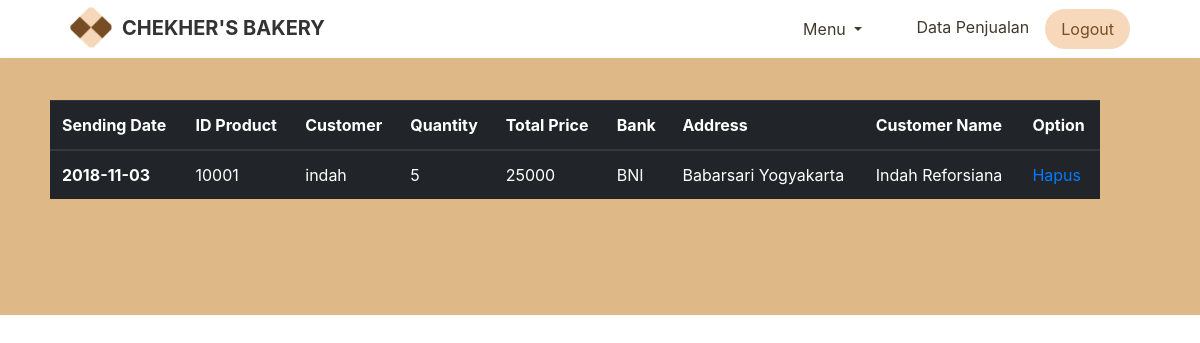
The app's page /penjualan.php (signed in) with its own data.
### tables this page shows
CREATE TABLE `penjualan` (
  `tgl_kirim` date NOT NULL,
  `id` varchar(5) NOT NULL,
  `username` varchar(20) NOT NULL,
  `jumlah` int(11) NOT NULL,
  `total` int(11) NOT NULL,
  `bank` varchar(10) NOT NULL,
  `alamat` text NOT NULL,
  `nama` varchar(30) NOT NULL,
  `telpon` varchar(12) NOT NULL
);

### penjualan.php (the view, shortened to what this page needs)
<!DOCTYPE html>
<html>
<head>
    <link rel="stylesheet" href="assets/bootstrap/css/bootstrap.min.css">
    <link rel="stylesheet" href="assets/fonts/font-awesome.min.css">
    <link rel="stylesheet" href="assets/css/-Login-form-Page-BS4-.css">
    <link rel="stylesheet" href="assets/css/Bold-BS4-Footer-Big-Logo.css">
    <link rel="stylesheet" href="assets/css/Navigation-with-Button.css">
    <link rel="stylesheet" href="assets/css/Registration-Form-with-Photo.css">
    <link rel="stylesheet" href="assets/css/styles.css">
</head>
<body>
    <div>
        <nav class="navbar navbar-light navbar-expand-md fixed-top navigation-clean-button" style="height:58px;">
            <div class="container"><a class="navbar-brand" href="#"><img src="assets/img/logo.jpg" id="logo">CHEKHER'S BAKERY</a>
                <div
                    class="collapse navbar-collapse" id="navcol-1">
                    <ul class="nav navbar-nav ml-auto">
                        <li class="dropdown"><a class="dropdown-toggle nav-link dropdown-toggle" data-toggle="dropdown" aria-expanded="false" href="#">Menu&nbsp;</a>
                        </li>
                        <li class="nav-item" role="presentation"><a class="nav-link" href="#"></a></li>
                    </ul><span class="navbar-text actions"> <a href="penjualan.php" class="login">Data Penjualan</a><a class="btn btn-light action-button" role="button" href="#">Logout</a></span></div>
    </div>
    </nav>
    </div>
    <div style="height: auto;  width: auto; background-color: #DEB887; border-top-left-radius: 60px; border-top-right-radius: 60px; padding-left:  50px;" class="form-input">
<table class="table table-hover table-dark" >
  <thead>
    <tr>
      <th scope="col">Sending Date</th>
      <th scope="col">ID Product</th>
      <th scope="col">Customer </th>
      <th scope="col">Quantity </th>
      <th scope="col">Total Price </th>
      <th scope="col">Bank </th>
      <th scope="col">Address </th>
      <th scope="col">Customer Name </th>
      <th colspan="2">Option</th>
    </tr>
  </thead>
  <tbody>
     <?php
include "konek.php";
$query = "SELECT * FROM penjualan";
$sql = mysqli_query($koneksi, $query);
while ($data = mysqli_fetch_array($sql)) {
    ?>
    <tr>
      <th scope="row"><?php echo $data['tgl_kirim'];  ?></th>
      <td><?php echo $data['id'];  ?></td>
      <td><?php echo $data['username'];  ?></td>
      <td><?php echo $data['jumlah'];  ?></td>
      <td><?php echo $data['total'];  ?></td>
      <td><?php echo $data['bank'];  ?></td>
      <td><?php echo $data['alamat'];  ?></td>
      <td><?php echo $data['nama'];  ?></td>
       <td><a href= "hapus.php?no=<?php echo $data['id']?>"> Hapus </a></td>
    </tr>
    <?php } ?>
  </tbody>
</table>
    </div>
</body>
</html>

### assets/css/Navigation-with-Button.css (style rules this page uses)
.navigation-clean-button { background:#fff; padding-top:.75rem; padding-bottom:.75rem; color:#333; border-radius:0; box-shadow:none; border:none; margin-bottom:0; }
@media (min-width:768px) { .navigation-clean-button { padding:0px; } }
.navigation-clean-button .navbar-brand { font-weight:bold; color:inherit; }
.navigation-clean-button .navbar-collapse, .navigation-clean-button .form-inline { border-top-color:#ddd; }
.navigation-clean-button.navbar .navbar-nav .nav-link { padding-left:18px; padding-right:18px; }
.navigation-clean-button.navbar-light .navbar-nav .nav-link { color:#403a2c; }
.navigation-clean-button .actions .login { margin-right:1rem; text-decoration:none; color:#403a2c; }
.navigation-clean-button .navbar-text .action-button, .navigation-clean-button .navbar-text .action-button:active, .navigation-clean-button .navbar-text .action-button:hover { background:#f7d8bb; border-radius:20px; font-size:inherit; color:#774d25; box-shadow:none; border:none; text-shadow:none; padding:.5rem 1rem; transition:background-color 0.25s; font-size:inherit; }
.container { text-align:center; padding:40px; }

### assets/css/styles.css (style rules this page uses)
body { margin:0; font-family:-apple-system,BlinkMacSystemFont,"Segoe UI",Roboto,"Helvetica Neue",Arial,sans-serif,"Apple Color Emoji","Segoe UI Emoji","Segoe UI Symbol"; }
#logo { max-width:42px; margin-right:10px; margin-top:-3px; display:inline-block; }
.form-input { padding: 100px; }

### records on screen
penjualan: tgl_kirim "2018-11-03", id "10001", username "indah", jumlah "5", total "25000", bank "BNI", alamat "Babarsari Yogyakarta", nama "Indah Reforsiana"
